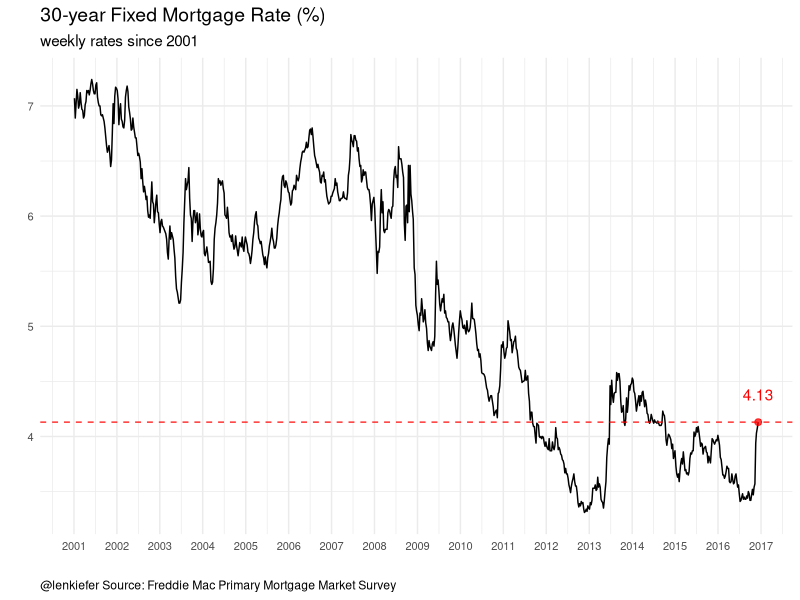
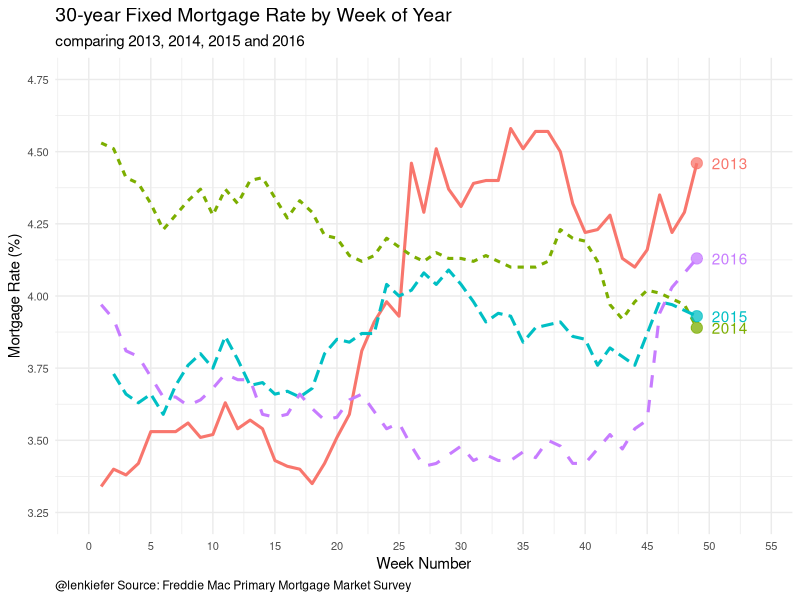
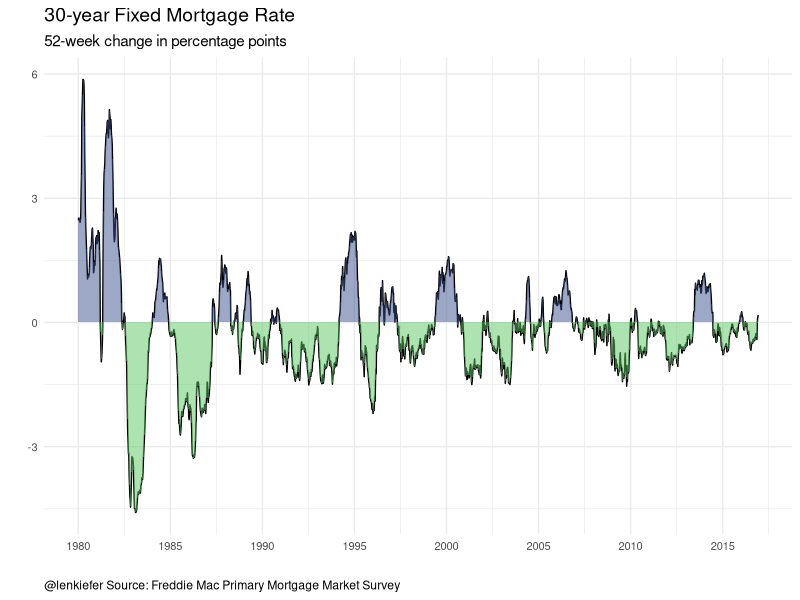
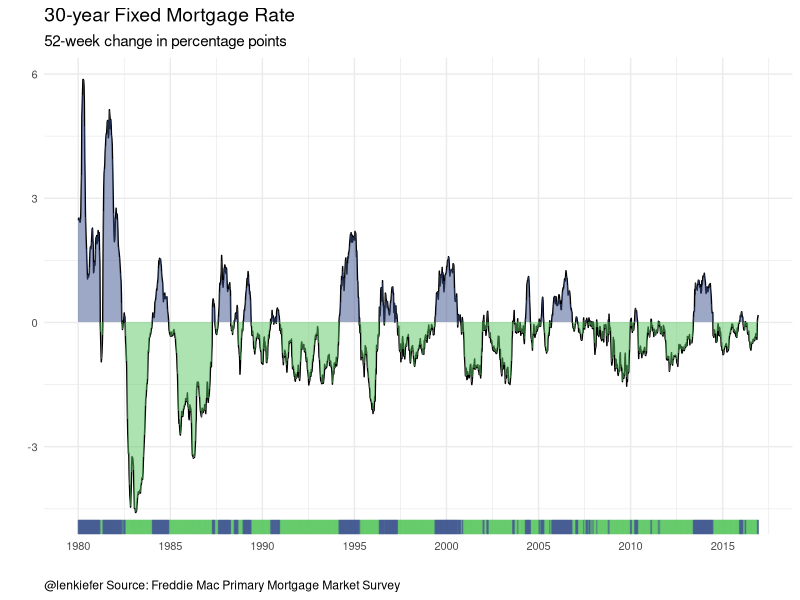
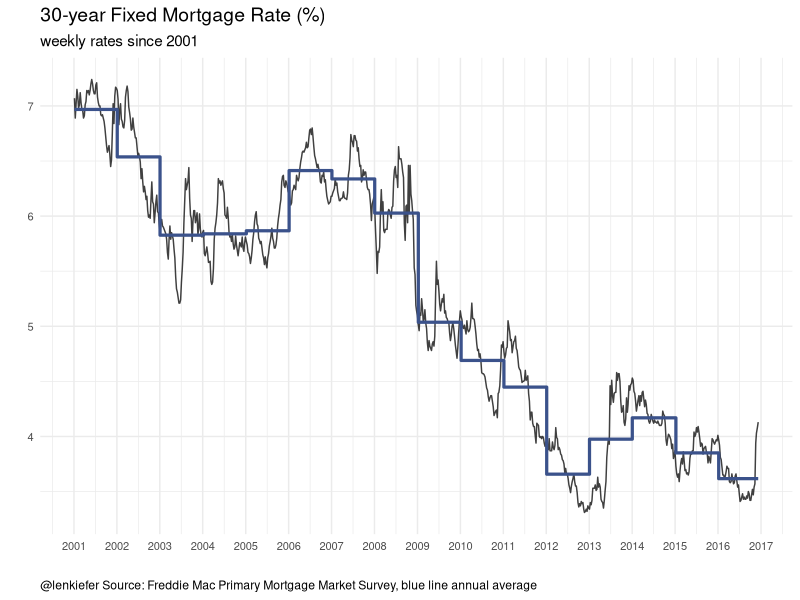

Source code (R) for these figures, in order: (Note: this script raises an error after producing the figures.)
## ---- chunk 1
#load libraries
library(data.table, warn.conflicts = FALSE, quietly=TRUE)
library(ggplot2, warn.conflicts = FALSE, quietly=TRUE)
library(dplyr, warn.conflicts = FALSE, quietly=TRUE)
library(zoo, warn.conflicts = FALSE, quietly=TRUE)
library(ggrepel, warn.conflicts = FALSE, quietly=TRUE)
library(ggthemes, warn.conflicts = FALSE, quietly=TRUE)
library(scales, warn.conflicts = FALSE, quietly=TRUE)
library(tidyr, warn.conflicts = FALSE, quietly=TRUE)
library(zoo,warn.conflicts=F,quietly=T)
library(purrr,warn.conflicts=F,quietly=T)
library(xts,warn.conflicts=F,quietly=T)
library(lubridate,warn.conflicts=F,quietly=T)
library(viridis,warn.conflicts = F,quietly = F) #for the colorz
library("htmlTable")
#load data from text file
pmms30yr <- fread("data/pmms30yr.txt")
#set up date variable
pmms30yr$date<-as.Date(pmms30yr$date, format="%m/%d/%Y")



# make tables for viewing formatting dates with purr %>% operations
htmlTable(head(pmms30yr %>% map_if(is.Date, as.character,format="%b %d,%Y") %>% map_if(is.numeric, round,3) %>%as.data.frame() ,10), col.rgroup = c("none", "#F7F7F7"),caption="30-year Fixed Mortgage Rate (%)",
          tfoot="Source: Freddie Mac Primary Mortgage Market Survey")

## ---- chunk 2

g1<-
  ggplot(data=pmms30yr[date>'2000-12-31'],  
       #We're going to subset the data to be after Dec 31, 2000.  
       #We could use filter function, but instead I'm using the data.table() shorthand
        aes(x=date,y=rate,label=rate))+geom_line()+theme_minimal()+
    #set date breaks at 1 year, format as 2000 ("%Y"), 00 would be "%y"
    scale_x_date(date_breaks="1 year", date_labels="%Y")+  
  #add text, marker and reference line for last observation
  geom_text(data=tail(pmms30yr,1),nudge_y=.25,color="red")+
  #use nudge_y to lift label above point
  geom_point(data=tail(pmms30yr,1),size=2,color="red",alpha=0.75)+
  geom_hline(yintercept=tail(pmms30yr,1)$rate,linetype=2,alpha=0.82,color="red")+
  labs(x="", y="",
       title="30-year Fixed Mortgage Rate (%)",
       subtitle="weekly rates since 2001",
       caption="@lenkiefer Source: Freddie Mac Primary Mortgage Market Survey")+
  theme(plot.title=element_text(size=14))+
  theme(axis.text=element_text(size=8))+
  theme(plot.caption=element_text(hjust=0))
g1
## ---- chunk 3
i<-max(pmms30yr[year==2016]$week)  #figure out the maximum week number in 2016

g2<-
  ggplot(data=pmms30yr[year>2012 & week<=i], 
           aes(x=week,y=rate,label=paste("   ",year),
               linetype=as.factor(year),
               color=as.factor(year)))+
    geom_line(size=1.05)+theme_minimal()+
    theme(legend.position="none")+
    scale_x_continuous(limits=c(0,54),breaks=seq(0,55,5))+
    scale_y_continuous(limits=c(3.25,4.75),breaks=seq(3.25,5,0.25))+
    geom_text(data=pmms30yr[year>2012 & week==i],nudge_x=2)+
    geom_point(data=pmms30yr[year>2012 & week==i],size=3.5,alpha=0.75)+
    labs(x="Week Number", y="Mortgage Rate (%)",
         title="30-year Fixed Mortgage Rate by Week of Year",
         subtitle="comparing 2013, 2014, 2015 and 2016",
         caption="@lenkiefer Source: Freddie Mac Primary Mortgage Market Survey")+
  theme(plot.title=element_text(size=14))+
  theme(axis.text=element_text(size=8))+
  theme(plot.caption=element_text(hjust=0))
g2
## ---- chunk 4

pmms30yr[,d52:=rate-shift(rate,52)]
pmms30yr[,d52.up:=ifelse(d52>0,d52,0)]      #if diff >0, diff in rates, else 0
pmms30yr[,d52.down:=ifelse(d52<0,d52,0)]    #if diff <0, diff in rates, else 0

g3<-
  ggplot(data=pmms30yr[date>'1979-12-31'],  
       #We're going to subset the data to be after Dec 31, 2000.  
       #We could use filter function, but instead I'm using the data.table() shorthand
        aes(x=date,y=d52,label=rate))+geom_line()+theme_minimal()+
    #set date breaks at 1 year, format as 2000 ("%Y"), 00 would be "%y"
    scale_x_date(breaks=seq(as.Date("1980-01-01"),as.Date("2020-01-01"),"5 years"), date_labels="%Y")+  
  #add text, marker and reference line for last observation
  geom_area(aes(y=d52.down),fill=viridis(5)[4],alpha=0.5)+  #shade green if down
  geom_area(aes(y=d52.up),fill=viridis(5)[2],alpha=0.5)+    # shade blue if up
  labs(x="", y="",
       title="30-year Fixed Mortgage Rate",
       subtitle="52-week change in percentage points",
       caption="@lenkiefer Source: Freddie Mac Primary Mortgage Market Survey")+
  theme(plot.title=element_text(size=14))+
  theme(axis.text=element_text(size=8))+
  theme(plot.caption=element_text(hjust=0))
g3
## ---- chunk 5

g4<-g3+
  geom_rug(data=pmms30yr[year(date)>1979 & d52<0,],
           aes(y=d52.down),color=viridis(5)[4],alpha=0.5,sides="b")+  # Only put rug at bottom
  geom_rug(data=pmms30yr[year(date)>1979 & d52>0,],
           aes(y=d52.up),color=viridis(5)[2],alpha=0.5,sides="b")     # Only put rug at bottom
g4
## ---- chunk 6

#compute monthly and annual averages:
pmms30yr[,rate.y:=mean(rate),by=c("year")]

g5<-ggplot(data=pmms30yr[date>'2000-12-31'],  
       #We're going to subset the data to be after Dec 31, 2000.  
       #We could use filter function, but instead I'm using the data.table() shorthand
        aes(x=date,y=rate,label=rate))+
  geom_line(alpha=0.75)+
  
  theme_minimal()+
    #set date breaks at 1 year, format as 2000 ("%Y"), 00 would be "%y"
    scale_x_date(date_breaks="1 year", date_labels="%Y")+  
  #add annual average as step function
  geom_step(aes(y=rate.y),color=viridis(5)[2],size=1.1)+
  labs(x="", y="",title="30-year Fixed Mortgage Rate (%)",
       subtitle="weekly rates since 2001",
       caption="@lenkiefer Source: Freddie Mac Primary Mortgage Market Survey, blue line annual average")+
  theme(plot.title=element_text(size=14))+
  theme(axis.text=element_text(size=8))+
  theme(plot.caption=element_text(hjust=0))
g5
## ---- chunk 7
g6<-
  ggplot(pmms30yr[year==2015], aes(x="", y=rate, fill=as.character(date,"%b")))+
  geom_bar(width = 1, stat = "identity") + coord_polar("y", start=0)+
  theme_void()+  scale_fill_viridis(name="Month",discrete=T)+
  labs(title="Share of a year")
g6
## ---- chunk 8
g7<-
  ggplot(data=pmms30yr[year>2000,],aes(x=week,y=1,color=d52,fill=d52))+
  geom_col()+
  scale_fill_viridis(name="52-week\nChange (pp)",discrete=F,option="B")+
  scale_color_viridis(name="52-week\nChange (pp)",discrete=F,option="B")+
  theme_minimal()+
  facet_wrap(~year,ncol=4)+
  theme(axis.ticks.y=element_blank(),
        axis.text.y=element_blank(),
        panel.grid.major=element_blank(),
        panel.grid.minor=element_blank(),
        axis.text.x=element_text(size=6))+
    labs(x="", y="",
       title="30-year Fixed Mortgage Rate",
       subtitle="52-week change in percentage points",
       caption="@lenkiefer Source: Freddie Mac Primary Mortgage Market Survey")+
  scale_x_continuous(breaks=c(1,26,52),labels=c("Jan","Jul","Dec"))+
    theme(plot.title=element_text(size=14))+
  theme(axis.text=element_text(size=8))+
  theme(plot.caption=element_text(hjust=0))
g7
